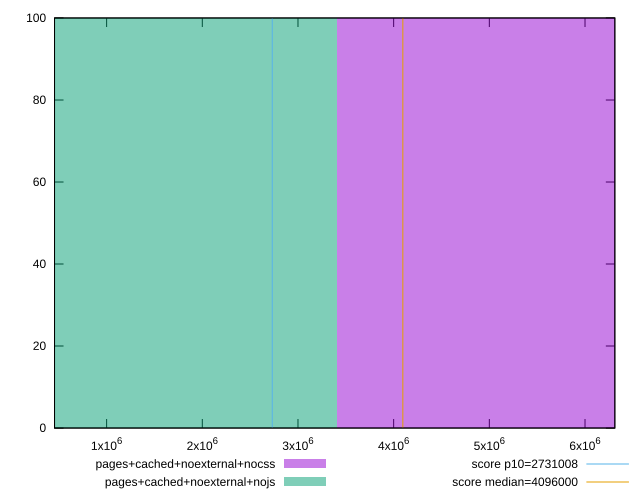

Recreate this plot in gnuplot.
reset

$pagesCachedNoexternalNocss <<EOF
6812446.3090192685 100
EOF

$pagesCachedNoexternalNojs <<EOF
0 100
EOF

set key outside below
set boxwidth 6812446.3090192685
set xrange [455561:6311591]
set yrange [0:100]
set trange [0:100]
set style fill transparent solid 0.5 noborder

set parametric
set terminal svg size 640, 500 enhanced background rgb 'white'
set output "report_00008_2021-01-22T20:58:29.167/total-byte-weight/comparison/histogram/9_vs_10.svg"

plot $pagesCachedNoexternalNocss title "pages+cached+noexternal+nocss" with boxes, \
     $pagesCachedNoexternalNojs title "pages+cached+noexternal+nojs" with boxes, \
     2731008,t title "score p10=2731008", \
     4096000,t title "score median=4096000"

reset
